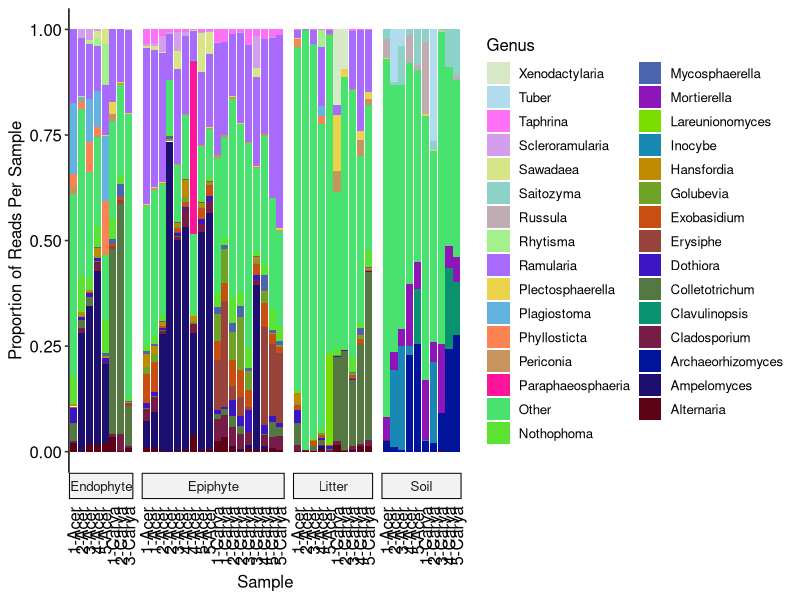
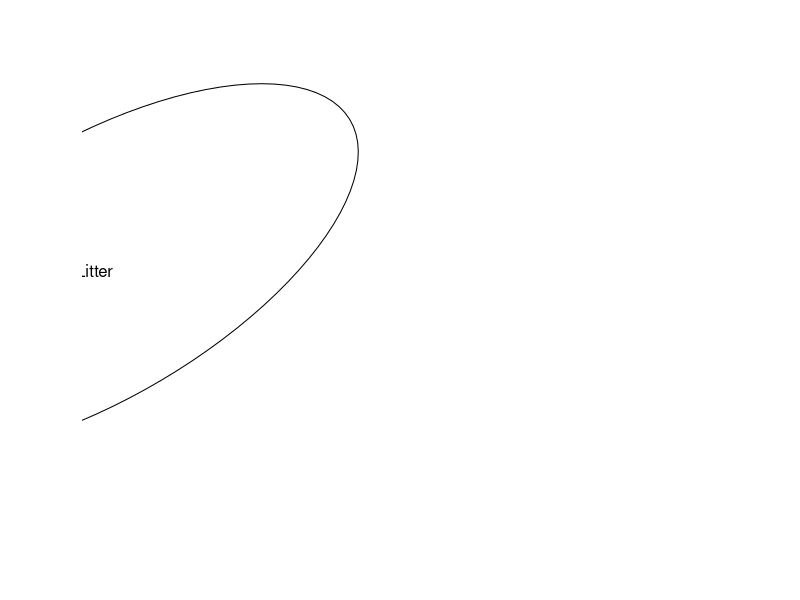

Write R code to recreate these figures, in order. (Note: this script raises an error after producing the figures.)
library(ggplot2)
library(ggpubr)
library(dplyr)
library(tidyr)
library(vegan)
library(patchwork)

setwd("C:/Users/julia/OneDrive - Michigan State University/Documents/MSU/Undergrad/Fall 2018/PLP 847/miseq_dat/Leaf_litter_communities")
wts_wo_negs <- c(rep(18,18), rep(10,10), rep(8, 8), rep(10, 10)) # Vector for weighting abundance by number of samples per substrate
map_wo_negs <- as.matrix(read.csv("./Data/DEM_map_wo_negs.csv", stringsAsFactors = F))
rare_otu <- as.matrix(read.csv("./Data/Rare_otu_table.csv"))
colnames(map_wo_negs) <- map_wo_negs["SampleID",]
colnames(rare_otu) <- map_wo_negs["SampleID",]
taxa_table <- read.delim("./Data/consensus_taxonomy_constax.txt") # Load CONSTAX classifications
rownames(taxa_table) <- taxa_table$OTU_ID # Rename rows with the OTU_ID

prop_otu_dat <- rare_otu # Assign the table to new df to maintain shape

for (i in 1:dim(rare_otu)[2]){ # for each column
  prop_otu_dat[,i] <- rare_otu[,i]/(sum(rare_otu[,i])*wts_wo_negs[i]) # Calculate proportions and scale by # of samples per substrate
}
prop_otu_dat <- as.data.frame(prop_otu_dat) # Convert matrix to df
prop_otu_dat$OTU_name <- rownames(rare_otu) # Same rownames as OTU table
taxa_tab_trim <- taxa_table[rownames(rare_otu),] # Reorder taxa table by otu table order
prop_otu_dat <- cbind(prop_otu_dat, taxa_tab_trim) # Combine dataframes
colnames(prop_otu_dat)
prop_otu_long <- prop_otu_dat %>% # Pivot by sample name to make long
  pivot_longer(cols=starts_with("2"), names_to="Sample")

# prop_otu_long # check df
genus_tab <- prop_otu_long %>% group_by(Genus) %>% summarize(wt_read_count = sum(value)) # Create df grouped by genus
genus_tab <- arrange(genus_tab, desc(wt_read_count)) # Reorder based on abundance
genus_top <- genus_tab %>% top_n(30) # Take top 30 genera, using weighted abundance/read count
if ("" %in% genus_top$Genus){ # If unnamed is in the top 30, drop it
  genus_top <- genus_tab %>% top_n(31)
  genus_top <- genus_top[genus_top$Genus != "",]
}
# genus_top # check table
colnames(prop_otu_long)
prop_long_gen_filt <- prop_otu_long %>% # take proportions for samples in top 30 genera
  select(Genus, Sample, value) %>%
  filter(Genus %in% genus_top$Genus)
# prop_long_gen_filt # Check prop table

other_tab <- prop_otu_long %>% # Table for the sum of the other genera
  filter(!(Genus %in% genus_top$Genus)) %>%
  group_by(Sample) %>%
  summarize(value = sum(value))

other_tab$Genus <- rep("Other", dim(other_tab)[1]) # Set name to other

prop_long_gen_filt <- rbind(prop_long_gen_filt, other_tab) # Add "Other" table to proportion table
subs <- vector(length = dim(prop_long_gen_filt)[1])
sites <- subs
hosts <- subs
short <- subs
for (i in 1:dim(prop_long_gen_filt)[1]){
  subs[i] <- map_wo_negs["Substrate", prop_long_gen_filt$Sample[i]]
  sites[i] <- map_wo_negs["Site", prop_long_gen_filt$Sample[i]]
  hosts[i] <- map_wo_negs["Plant_species", prop_long_gen_filt$Sample[i]]
  short[i] <- map_wo_negs["Short_name", prop_long_gen_filt$Sample[i]]
}
prop_long_gen_filt <- prop_long_gen_filt %>%
  mutate(Substrate = subs,
         Site = sites,
         Host = hosts,
         Name = paste(Site,
                      unlist(strsplit(Host, " "))[c(T, F)],
                      sep = "-")) %>%
  arrange(Substrate, Host, Site)

lookup <- tibble(Sample = unique(prop_long_gen_filt$Sample)) %>%
  mutate(ind = row_number())
lookup
prop_long_gen_filt <- prop_long_gen_filt %>%
  inner_join(., lookup)

palette_CB9 <- c('#5e0215', '#1d0f6f', '#03149c', '#761c47', '#08926d', '#557741', # Custom color pallete for 31 samples
                 '#3c16c2', '#98433c', '#c64f11', '#70a228', '#bf8c01', '#1788b3',
                 '#79de00', '#8e15b8', '#4c64ae', '#5ce331', '#49e26e', '#fe159a',
                 '#c6955d', '#fd8355', '#63b3e1', '#ebd34d', '#a96bfe', '#a3f08d',
                 '#c0adb4', '#8dd2c8', '#d8e587', '#d59eed', '#fe71f4', '#b1dcf0',
                 '#d8e9c7')
colnames(prop_long_gen_filt)
facet_labs <- c(Epi = "Epiphyte", Endo = "Endophyte", Lit = "Litter", Soil = "Soil") # Change facet labels
prop_long_gen_filt
genus_barplot <- ggplot(prop_long_gen_filt, # Ggplot barplot of proportions
                        aes(x = reorder(Sample, ind), y = value, fill = Genus)) +
  geom_bar(position = position_fill(reverse=TRUE), stat="identity") + # Stacked bars
  scale_x_discrete(#limits = prop_long_gen_filt$Sample,
                   breaks = prop_long_gen_filt$Sample, # Replace sample names with shortened sample descriptions
                   labels = prop_long_gen_filt$Name) +
  facet_grid(~Substrate,
            switch = "x",
            scales = "free_x",
            space = "free_x",
            labeller = labeller(Substrate=facet_labs)) +
  theme_pubr() +
  scale_fill_manual(values= palette_CB9) + # Use palette

  ylim(0,1) +
  labs(y = "Proportion of Reads Per Sample", fill = "Genus", x = "Sample") + # Change variable labels
  theme(legend.position = "right", # Legend, ticks, and text adjustments
        axis.line.x.bottom = element_blank(),
        axis.ticks.x = element_blank(),
        axis.text.x = element_text(angle=90, vjust=0.5, hjust=1)) +
  guides(fill = guide_legend(reverse = TRUE)) # Reverse legend to match

genus_barplot # Show plot

# ggsave("./Figures/top30_genera_gg_constax.png", genus_barplot, width=14, height = 8, units="in") # Save plot

veganCovEllipse<-function (cov, center = c(0, 0), scale = 1, npoints = 100)  # Make ellipses plottable
{
  theta <- (0:npoints) * 2 * pi/npoints
  Circle <- cbind(cos(theta), sin(theta))
  t(center + scale * t(Circle %*% chol(cov)))
}

MDS_dat <- metaMDS(t(rare_otu)) # Calculate NMDS axes, using Bray-Curtis as default
MDS_points <- MDS_dat$points # Extract coordinates
MDS_stress <- MDS_dat$stress
MDS_dat_df <- as.data.frame(MDS_points) # Convert to a df
MDS_dat_df <- cbind(MDS_dat_df, t(map_wo_negs)) # Add map data
NMDS_bray = data.frame(MDS1 = MDS_points[,1], # Make dataframe for plotting
                       MDS2 = MDS_points[,2],
                       group=MDS_dat_df$Soil_Leaf_Litter_Leaf_swab,
                       species=MDS_dat_df$Plant_species,
                       site=MDS_dat_df$Site)
plot.new()
ord<-ordiellipse(MDS_dat, MDS_dat_df$Soil_Leaf_Litter_Leaf_swab, display = "sites", kind = "se", conf = 0.97, label = T) # Calculate ellipses
df_ell_bc <- data.frame() # Dataframe for storing ellipses
for(g in levels(MDS_dat_df$Soil_Leaf_Litter_Leaf_swab)){
  df_ell_bc <- rbind(df_ell_bc, cbind(as.data.frame(with(MDS_dat_df[MDS_dat_df$Soil_Leaf_Litter_Leaf_swab==g,], # Add ellipse values
                                                         veganCovEllipse(ord[[g]]$cov,ord[[g]]$center,ord[[g]]$scale)))
                                      ,group=g))
}
NMDS_bray.mean=aggregate(NMDS_bray[,1:2],list(group=NMDS_bray$group),mean) # Calculate mean for groups
p_bc <- ggplot(data = NMDS_bray, aes(MDS1, MDS2)) + # Make plot
  geom_point(aes(color = group, shape = site),size=3) +
  geom_point(aes(color = group, fill = group, alpha = species, shape=site),size=3) +
  geom_path(data=df_ell_bc, aes(x=NMDS1, y=NMDS2,color=group), size=1, linetype=2) +
  labs(alpha="Host species", color="Substrate", shape="Site",
       x = "NMDS1", y = "NMDS2") +
  scale_shape_manual(values = 21:25) +
  scale_alpha_manual(values=c(0,1), guide =
                       guide_legend(label.theme = element_text(size = 10, angle = 0, face = "italic"),
                                    override.aes = list(pch = 21,
                                                        color = 1,
                                                        alpha = 1,
                                                        fill = c(NA, 1)))) +
  annotate(geom = "text", hjust = 0,
           x = min(NMDS_bray$MDS1), y = min(NMDS_bray$MDS2),
           label = paste("Stress =", round(MDS_stress, 4))) +
  theme_pubr() +
  guides(fill=FALSE) +
  # ggtitle("Bray-Curtis") +
  theme(plot.title = element_text(hjust=0.5),
        legend.position = "right",
        legend.justification = "left") +
  scale_color_discrete(labels=c("Endophytes","Epiphytes","Litter", "Soil"))
p_bc

# ggsave("./Figures/bc_NDMS_all_samples.png", p_bc, width = 8, height = 6, units="in")

MDS_dat_swab <- metaMDS(t(rare_otu[,1:18]), distance = "bray")
MDS_points <- MDS_dat_swab$points
MDS_stress <- MDS_dat_swab$stress
MDS_dat_df <- as.data.frame(MDS_points)
MDS_dat_df <- cbind(MDS_dat_df, t(map_wo_negs[,1:18]))
NMDS_swab = data.frame(MDS1 = MDS_points[,1],
                       MDS2 = MDS_points[,2],
                       group=MDS_dat_df$Swab_type,
                       species=MDS_dat_df$Plant_species,
                       site=MDS_dat_df$Site)
NMDS_swab.mean=aggregate(NMDS_swab[,1:2],list(group = MDS_dat_df$Soil_Leaf_Litter_Leaf_swab),mean)
plot.new()
ord<-ordiellipse(MDS_dat_swab, MDS_dat_df$Swab_type, display = "sites", kind = "se", conf = 0.97, label = T)
df_ell <- data.frame()
for(g in levels(MDS_dat_df$Swab_type)){
  df_ell <- rbind(df_ell, cbind(as.data.frame(with(MDS_dat_df[MDS_dat_df$Swab_type==g,],
                                                   veganCovEllipse(ord[[g]]$cov,ord[[g]]$center,ord[[g]]$scale)))
                                ,group=g))
}
NMDS_swab.mean=aggregate(NMDS_swab[,1:2],list(group=NMDS_swab$group),mean)
p_bray_swab <- ggplot(data = NMDS_swab, aes(x=MDS1, y=MDS2)) +
  geom_point(aes(color=group, shape=site), size=3) +
  geom_point(aes(color = group, fill = group, alpha = species, shape=site),size=3) +
  geom_path(data=df_ell, aes(x=NMDS1, y=NMDS2,color=group), size=1, linetype=2) +
  theme_pubr() +
  theme(plot.title = element_text(hjust=0.5), legend.position = "right") +
  scale_shape_manual(values = 21:25) +
  scale_alpha_manual(values=c(0,1), guide =
                       guide_legend(label.theme = element_text(size = 10, angle = 0, face = "italic"),
                                    override.aes = list(pch = 21,
                                                        color = 1,
                                                        alpha = 1,
                                                        fill = c(NA, 1)))) +
  guides(color = guide_legend(order=2),
         shape = guide_legend(order=3),
         alpha = guide_legend(order=1)) +
  annotate(geom = "text", hjust = 0,
           x = min(NMDS_swab$MDS1), y = min(NMDS_swab$MDS2),
           label = paste("Stress =", round(MDS_stress, 4))) +
  guides(fill=FALSE) +
  labs(shape="Site", color="Swab Material", alpha="Host Species",
       x = "NMDS1", y = "NMDS2")
p_bray_swab


g <- (genus_barplot + labs(tag = "A")) / ((p_bc + labs(tag = "B")) +
                                            (p_bray_swab + labs(tag = "C")))
g
ggsave("./Figures/NMDS_genera_barplot_combined.png", g, width = 15, height = 13, units = "in")
